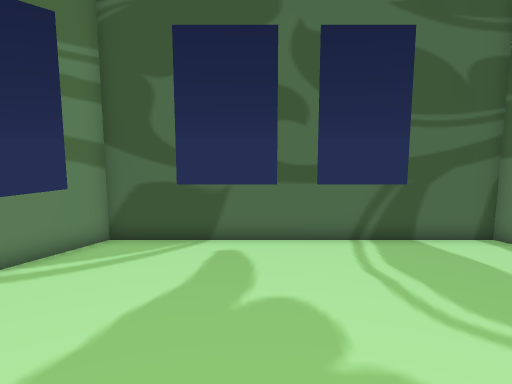
[1] (above)

14 first-person views from a walk through a scene from a Unity 3-D project. The camera is 1.5 m above the floor, tilts 8° down and sees 70° across. The floor is counted in squares, 0.5 m on a side. Each view is taken from the middle of a square. On the plan, view 1 faces up. The plan holds only what a view shows up to about 20 squares ahead; the rest is blank. The place goes on beyond the plan. The player is left out. Some animated figures are not drawn. Some surface patterns are stand-ins.

[2]
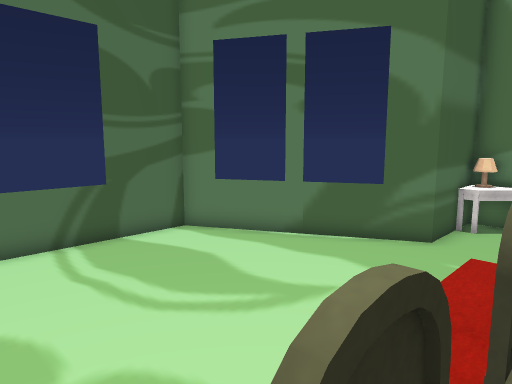

[3]
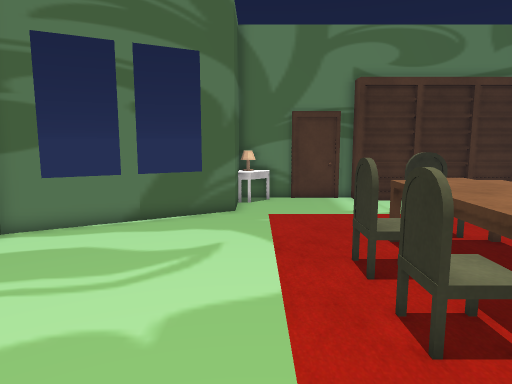

[4]
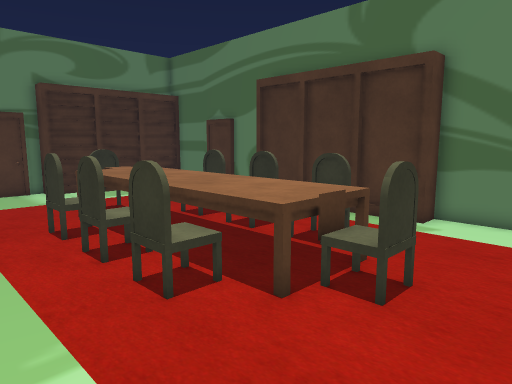

[5]
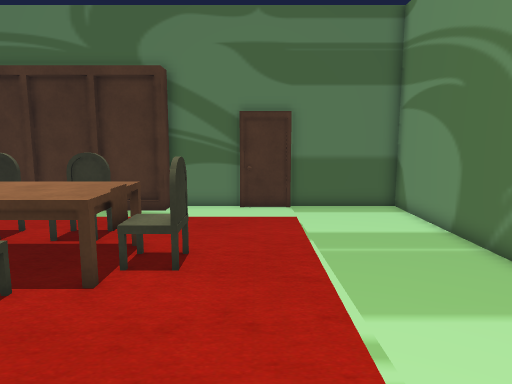

[6]
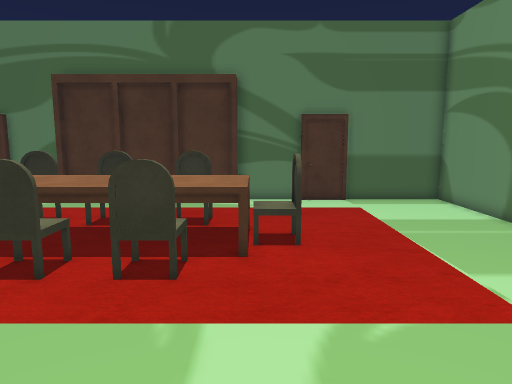

[7]
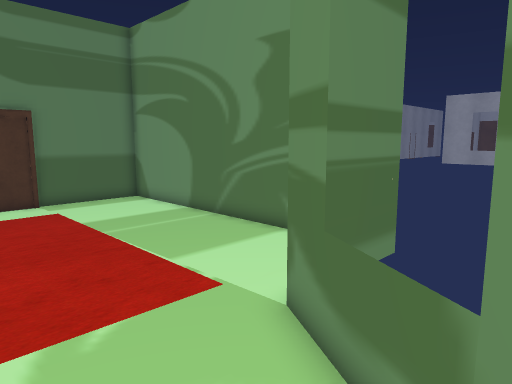

[8]
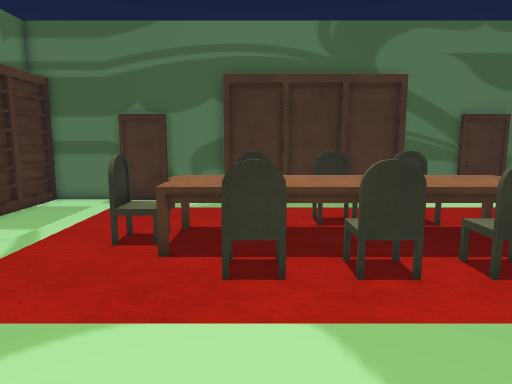

[9]
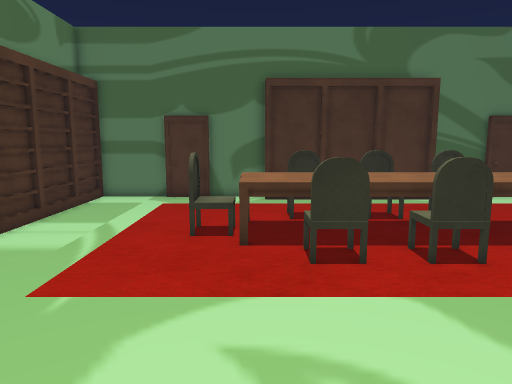

[10]
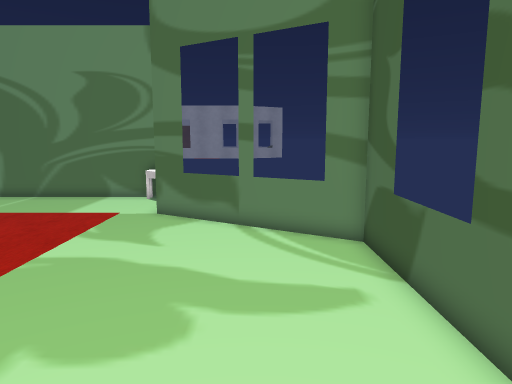

[11]
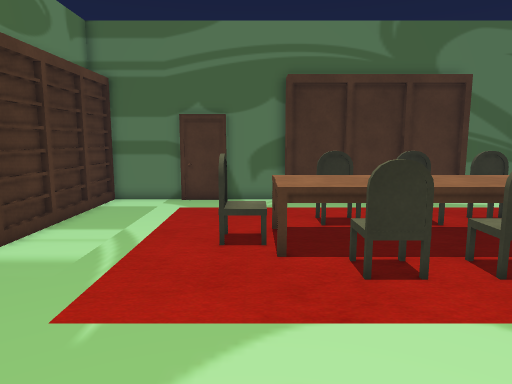

[12]
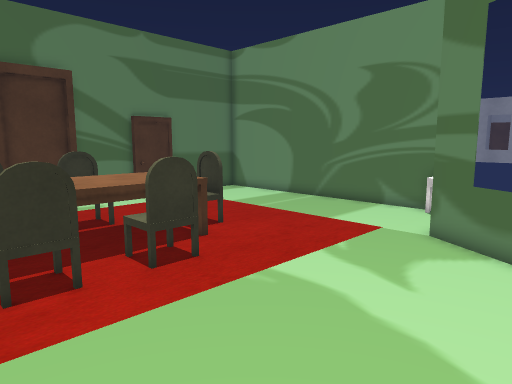

[13]
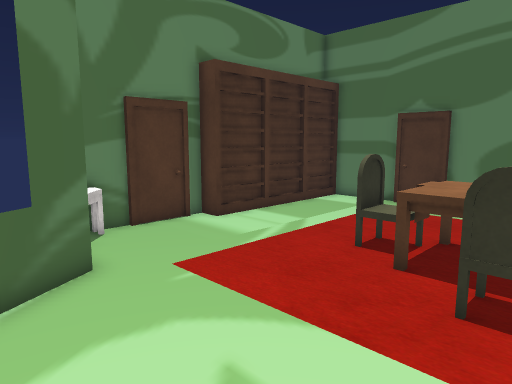

[14]
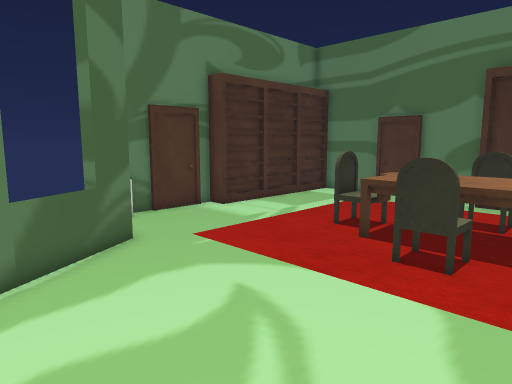

### Floor plan
Key: @ floor where view 1 was taken; # wall or solid block; x gap in a wall; . main floor; : floor 0.5 m higher than the main floor; + floor 1 m higher than the main floor; / step, stairs or slope; = window, fence, low wall or low ledge; ^ raised ledge; v drop or lower ground.
Columns run from 14 left of view 1 to 15 right of it. Each row starts with its distance up from view 1.
 11          ###===##==####
 10         =#............##
  9        #=..............=
  8        #=..............##
  7       #=................=#
  6       =.................==
  5      ##..................#
  4 #^^###...................###^#
  3 #^^.........................^#
  2 ##...........................#
  1  #..........=#.=#.=..........#
  0  #..........##@##.v#.........#
 -1  #......../+///++///+........#
 -2  #.......#/++++++++++/#.....##
 -3  #.......#/++++++++++/#.....##
 -4  #........//////////+.......#
 -5  #..........:/.:/.:.........#
 -6  #..........=/.=x.=.........#
 -7  #..........................#
 -8  #..........................#
 -9  #..........................#
-10  #....##...##########..# ...#
-11  ###########       ##########

Positions as (right, up) in squares from view 1, and headings:
1: (0, 0), facing up
2: (0, 0), facing up-right
3: (-4, 3), facing right
4: (-8, 4), facing down-right
5: (-7, 6), facing down
6: (-4, 8), facing down
7: (-4, 8), facing down-left
8: (4, 8), facing down
9: (6, 9), facing down
10: (6, 8), facing left
11: (7, 8), facing down
12: (3, 8), facing down-left
13: (3, 7), facing down-right
14: (1, 9), facing down-right
